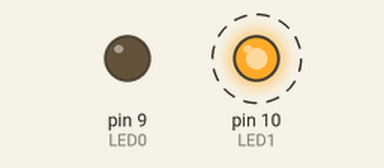
Recording of a sketch running on a simulated Arduino Uno, built with avr-gcc and run on an emulated ATmega328P. On the bench: output pins drawn as LEDs (lit = HIGH). Dashed ring = blinking. What the sketch prints to the serial monitor is not drawn.

Above: at 0.7 s.
Timing chart, 0 to 3.0 s (numbered marks = the images above):
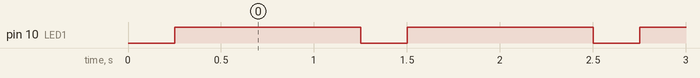

The sketch:

SPI_Master__Arduino.ino
```cpp
#define LED0 9
#define LED1 10

#include <SPI.h>
bool flag1;
char master_cnt = 'a';
char a;
char input;
char data[2];
uint8_t master_rxd;

void setup() {
	pinMode(LED0, OUTPUT);
	digitalWrite(LED0, 0);
	// UART to console.
	Serial.begin(115200);

	// Begins the SPI commnuication.
	SPI.begin();
	// Sets clock for SPI communication at 16MHz/16 = 1Mhz.
	SPI.setClockDivider(SPI_CLOCK_DIV16);
	// Setting SS (Slave Select) to inactive.
	digitalWrite(SS, HIGH);
}

void loop() {
	char master_txd = master_cnt;
  input = Serial.read();
  if(input == '1'){
    a = '1';
  }
  else if(input == '2'){
    a = '2';
  }
  else if (input == '3')
  {
    a = '3';
  }

  if(master_cnt == 'z')
  {
    master_cnt = 'a';
  }
  else
  {
    master_cnt++;
  }

	// Starts SPI communication with Slave connected to Master.
	digitalWrite(SS, LOW);
	// Send the master_txd value to Slave
	// and also receives value from Slave.

  master_rxd = SPI.transfer(master_txd);

  Serial.println(master_rxd);
  if(master_rxd == 90)
  {
    digitalWrite(LED0, 1);
    digitalWrite(LED1, 1);
    delay(2000);
    digitalWrite(LED0, 0);
    digitalWrite(LED1, 0);
  }
  delay(250);
  digitalWrite(SS, HIGH);
  delay(250);
  delay(750);
  digitalWrite(SS, LOW);

  SPI.transfer(a);
  delay(250);
  digitalWrite(SS, HIGH);
  delay(250);
  delay(750);
	Serial.println();
}
```

Measured:
- by itself, pin 10 (LED1): alternates HIGH for 1.0 s and LOW for 0.25 s
